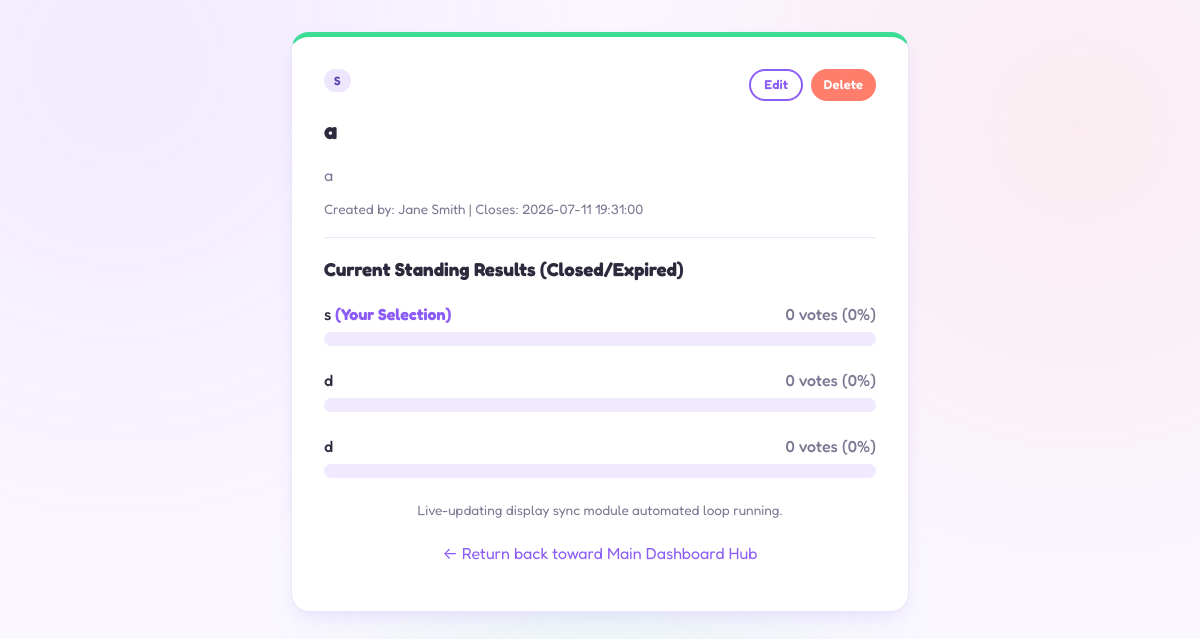
Page /view-poll.php?id=3 (signed in) on the committed database.
### tables this page shows
CREATE TABLE `polls` (
  `id` int(11) NOT NULL,
  `user_id` int(11) NOT NULL,
  `title` varchar(255) NOT NULL,
  `description` text DEFAULT NULL,
  `category` varchar(50) NOT NULL,
  `question_type` enum('single','multiple','rating') NOT NULL,
  `expiry_date` datetime NOT NULL,
  `created_at` timestamp NOT NULL DEFAULT current_timestamp()
);

CREATE TABLE `users` (
  `id` int(11) NOT NULL,
  `name` varchar(100) NOT NULL,
  `email` varchar(150) NOT NULL,
  `password_hash` varchar(255) NOT NULL,
  `role` enum('user','admin') DEFAULT 'user',
  `created_at` timestamp NOT NULL DEFAULT current_timestamp()
);

CREATE TABLE `poll_options` (
  `id` int(11) NOT NULL,
  `poll_id` int(11) NOT NULL,
  `option_text` varchar(255) NOT NULL
);

### view-poll.php (the view, shortened to what this page needs)
<?php
require_once 'config/database.php';
$poll_id = filter_input(INPUT_GET, 'id', FILTER_VALIDATE_INT);
$user_id = $_SESSION['user_id'];
$pollStmt = $pdo->prepare("SELECT p.*, u.name as creator FROM polls p JOIN users u ON p.user_id = u.id WHERE p.id = ?");
$pollStmt->execute([$poll_id]);
$poll = $pollStmt->fetch();
$optStmt = $pdo->prepare("SELECT * FROM poll_options WHERE poll_id = ?");
$optStmt->execute([$poll_id]);
$options = $optStmt->fetchAll();
$voteCheck = $pdo->prepare("SELECT option_id FROM votes WHERE poll_id = ? AND user_id = ?");
$voteCheck->execute([$poll_id, $user_id]);
$userVotes = $voteCheck->fetchAll(PDO::FETCH_COLUMN);
$hasVoted = count($userVotes) > 0;
$isExpired = new DateTime() > new DateTime($poll['expiry_date']);
$isOwner = (int)$poll['user_id'] === (int)$user_id;
$isAdmin = isset($_SESSION['role']) && $_SESSION['role'] === 'admin';
?>
<!DOCTYPE html>
<html lang="en">
<head>
    <link rel="stylesheet" href="assets/css/style.css">
</head>
<body>
    <div class="container" style="max-width:650px;">
        <div class="card">
            <div style="display:flex; justify-content: space-between; align-items: flex-start;">
                <span class="badge"><?= htmlspecialchars($poll['category']) ?></span>
                <?php if ($isOwner || $isAdmin): ?>
                    <div class="owner-actions">
                        <a href="edit-poll.php?id=<?= $poll['id'] ?>" class="btn btn-outline" style="font-size: 0.8rem; padding: 0.4rem 0.8rem;">Edit</a>
                        <button type="button" onclick="deletePoll(<?= $poll['id'] ?>, 'dashboard.php')" class="btn btn-danger" style="font-size: 0.8rem; padding: 0.4rem 0.8rem;">Delete</button>
                    </div>
                <?php endif; ?>
            </div>
            <h2 style="margin-top: 15px;"><?= htmlspecialchars($poll['title']) ?></h2>
            <p class="text-muted"><?= htmlspecialchars($poll['description']) ?></p>
            <p class="text-muted" style="font-size: 0.85rem;">Created by: <?= htmlspecialchars($poll['creator']) ?> | Closes: <?= htmlspecialchars($poll['expiry_date']) ?></p>
            <hr style="border:0; border-top: 1px solid var(--border-color); margin: 20px 0;">
            <?php if (!$hasVoted && !$isExpired): ?>
                <form id="voting-form">
                    <input type="hidden" name="poll_id" value="<?= $poll['id'] ?>">
                    <?php foreach ($options as $opt): ?>
                        <div style="background: var(--bg-primary); padding: 12px; border: 1px solid var(--border-color); border-radius: 10px; margin-bottom: 10px;">
                            <label style="display: flex; align-items: center; cursor: pointer; width: 100%;">
                                <input type="<?= $poll['question_type'] === 'multiple' ? 'checkbox' : 'radio' ?>"
                                       name="options[]" value="<?= $opt['id'] ?>" style="margin-right: 12px; transform: scale(1.2);">
                                <?= htmlspecialchars($opt['option_text']) ?>
                            </label>
                        </div>
                    <?php endforeach; ?>
                    <button type="submit" class="btn" style="margin-top:15px; width:100%; padding: 12px;">Cast Secure Ballot Entry</button>
                </form>
            <?php else: ?>
                <div id="results-container">
                    <h3 style="margin-bottom: 1.5rem;">Current Standing Results <?php if($isExpired) echo "(Closed/Expired)"; ?></h3>
                    <?php foreach ($options as $opt): ?>
                        <div style="margin-bottom: 1.5rem;">
                            <div style="display:flex; justify-content: space-between; font-weight: 500;">
                                <span><?= htmlspecialchars($opt['option_text']) ?> <?= in_array($opt['id'], $userVotes) ? '<strong style="color:var(--accent);">(Your Selection)</strong>' : '' ?></span>
                                <span id="count-label-<?= $opt['id'] ?>" class="text-muted">0 votes (0%)</span>
                            </div>
                            <div class="progress-bar-container">
                            </div>
                        </div>
                    <?php endforeach; ?>
                    <p class="text-muted" style="text-align: center; font-size: 0.85rem; margin-top: 20px;">Live-updating display sync module automated loop running.</p>
                </div>
            <?php endif; ?>
            <p style="margin-top: 25px; text-align: center;"><a href="dashboard.php" style="color: var(--accent); text-decoration: none;">← Return back toward Main Dashboard Hub</a></p>
        </div>
    </div>
</body>
</html>

### assets/css/style.css (style rules this page uses)
:root { --bg-primary: #faf7ff; --card-bg: #ffffff; --text-main: #2d2a3d; --accent: #8b5cf6; --accent-hover: #7c3aed; --coral: #ff7d6b; --mint: #3ddc97; --sunny: #ffc857; --border-color: #ece5fb; }
* { box-sizing: border-box; }
body { font-family: 'Fredoka', 'Segoe UI', system-ui, -apple-system, sans-serif; background-color: var(--bg-primary); background-image: radial-gradient(circle at 10% 10%, rgba(139,92,246,0.08), transparent 40%), radial-gradient(circle at 90% 20%, rgba(255,125,107,0.09), transparent 40%), radial-gradient(circle at 50% 90%, rgba(61,220,151,0.08), transparent 40%); color: var(--text-main); margin: 0; padding: 0; animation: pageFadeIn 0.5s ease both; }
.container { max-width: 1000px; margin: 2rem auto; padding: 0 1rem; }
.card { background: var(--card-bg); border-radius: 18px; border: 1px solid var(--border-color); padding: 2rem; box-shadow: 0 8px 20px -6px rgba(139,92,246,0.18); margin-bottom: 1.5rem; border-top: 5px solid var(--mint); transition: transform 0.25s ease, box-shadow 0.25s ease, border-top-color 0.25s ease; animation: fadeInUp 0.5s ease both; }
.btn { position: relative; overflow: hidden; background-color: var(--accent); color: white; padding: 0.6rem 1.2rem; border-radius: 999px; text-decoration: none; border: none; cursor: pointer; font-family: inherit; font-weight: 600; letter-spacing: 0.2px; transition: background-color 0.2s ease, box-shadow 0.2s ease, transform 0.15s ease; display: inline-block; }
.btn::after { content: ""; position: absolute; top: 0; left: -75%; width: 50%; height: 100%; background: linear-gradient(120deg, transparent, rgba(255,255,255,0.35), transparent); transform: skewX(-20deg); transition: left 0.5s ease; }
.progress-bar-container { background: #f1eafe; border-radius: 9999px; height: 14px; width: 100%; margin-top: 0.5rem; overflow: hidden; }
.badge { display: inline-block; font-size: 0.75rem; text-transform: uppercase; letter-spacing: 0.05em; background: #eee6fd; color: #5b3fae; padding: 4px 10px; border-radius: 999px; font-weight: 600; animation: popIn 0.4s ease both; }
.btn-danger { background-color: var(--coral); }
.btn-outline { background: transparent; color: var(--accent); border: 2px solid var(--accent); padding: 0.5rem 1.1rem; box-shadow: none; }
.text-muted { color: #7d7793; }
.owner-actions { display: flex; gap: 8px; }

### rows in the picture
polls: category "S", title "a", description "a", user.name "Jane Smith", expiry_date "2026-07-11 19:31:00"
poll_options: option_text "s", shows "(Your Selection)"
poll_options: option_text "d"
poll_options: option_text "d"
